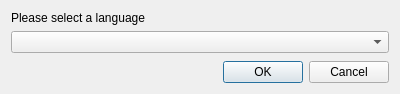
<?xml version="1.0" encoding="UTF-8"?>
<ui version="4.0">
 <class>LangDialog</class>
 <widget class="QDialog" name="LangDialog">
  <property name="geometry">
   <rect>
    <x>0</x>
    <y>0</y>
    <width>400</width>
    <height>94</height>
   </rect>
  </property>
  <property name="windowTitle">
   <string>Language Dialog</string>
  </property>
  <layout class="QVBoxLayout" name="verticalLayout">
   <item>
    <widget class="QLabel" name="label">
     <property name="text">
      <string>Please select a language</string>
     </property>
    </widget>
   </item>
   <item>
    <widget class="QComboBox" name="cbLang"/>
   </item>
   <item>
    <spacer name="verticalSpacer">
     <property name="orientation">
      <enum>Qt::Vertical</enum>
     </property>
     <property name="sizeHint" stdset="0">
      <size>
       <width>20</width>
       <height>5</height>
      </size>
     </property>
    </spacer>
   </item>
   <item>
    <widget class="QDialogButtonBox" name="buttonBox">
     <property name="orientation">
      <enum>Qt::Horizontal</enum>
     </property>
     <property name="standardButtons">
      <set>QDialogButtonBox::Cancel|QDialogButtonBox::Ok</set>
     </property>
    </widget>
   </item>
  </layout>
 </widget>
 <resources/>
 <connections>
  <connection>
   <sender>buttonBox</sender>
   <signal>accepted()</signal>
   <receiver>LangDialog</receiver>
   <slot>accept()</slot>
   <hints>
    <hint type="sourcelabel">
     <x>248</x>
     <y>254</y>
    </hint>
    <hint type="destinationlabel">
     <x>157</x>
     <y>274</y>
    </hint>
   </hints>
  </connection>
  <connection>
   <sender>buttonBox</sender>
   <signal>rejected()</signal>
   <receiver>LangDialog</receiver>
   <slot>reject()</slot>
   <hints>
    <hint type="sourcelabel">
     <x>316</x>
     <y>260</y>
    </hint>
    <hint type="destinationlabel">
     <x>286</x>
     <y>274</y>
    </hint>
   </hints>
  </connection>
 </connections>
</ui>
